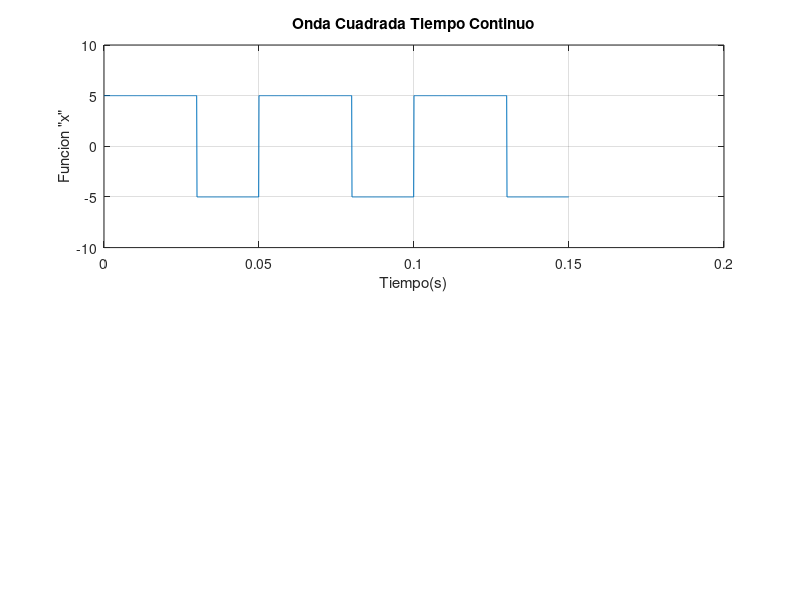

The MATLAB script that drew this image:
%Ejercicio 2.a,b,c,d,e. %Grafico Onda Cuadrada Tiempo Continuo
subplot(2,1,1), 
A=5; Fs=10000;
f = 20; T=3*(1/f); 
duty=60;
t=0:1/Fs:T-1/Fs;
x=A*square(2*pi*f*t,duty);
plot(t,x),grid on, ylim([-10 10])
ylabel('Funcion "x"') 
xlabel('Tiempo(s)')
title('Onda Cuadrada Tiempo Continuo')